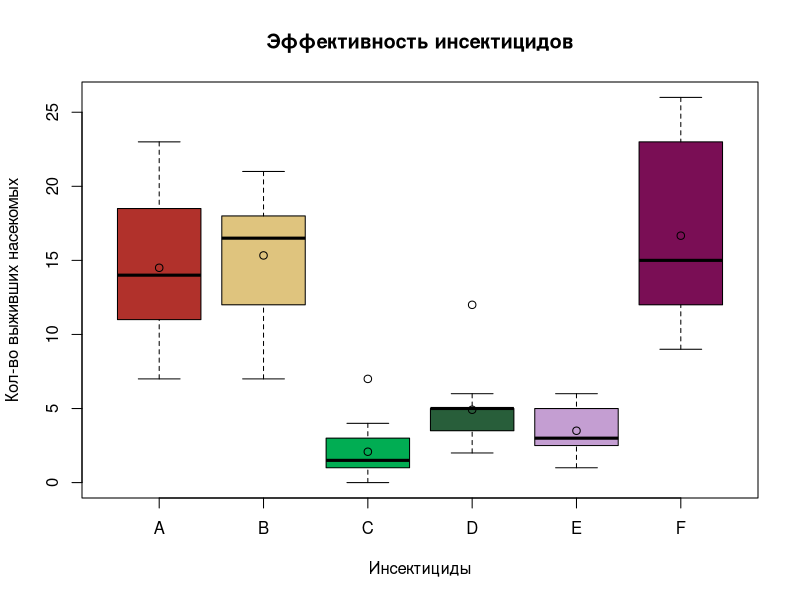
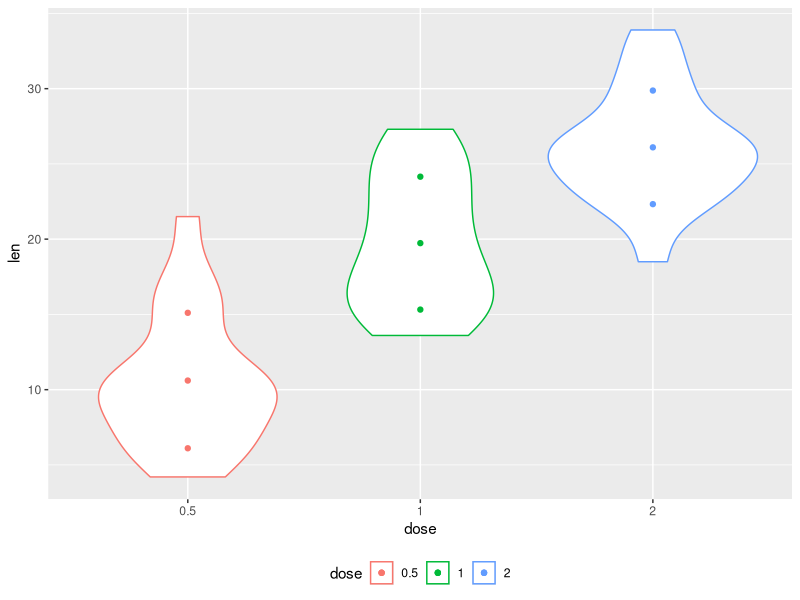
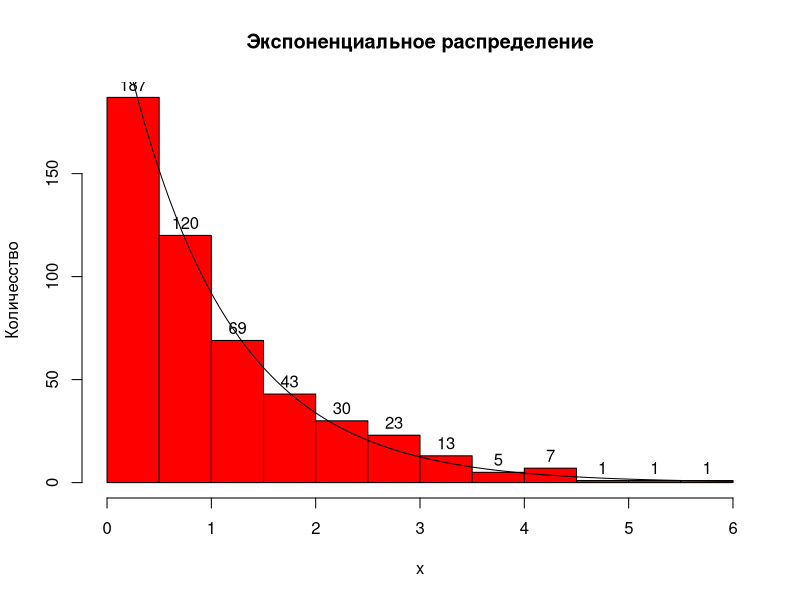
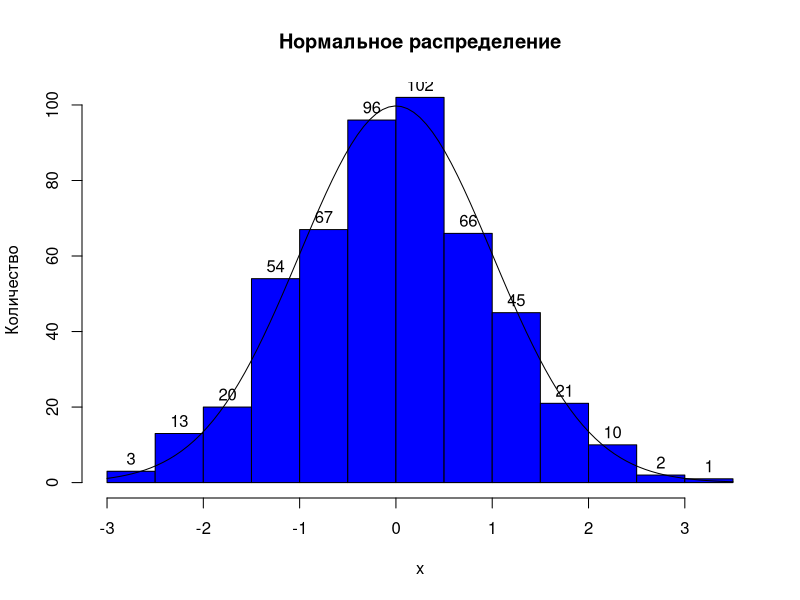
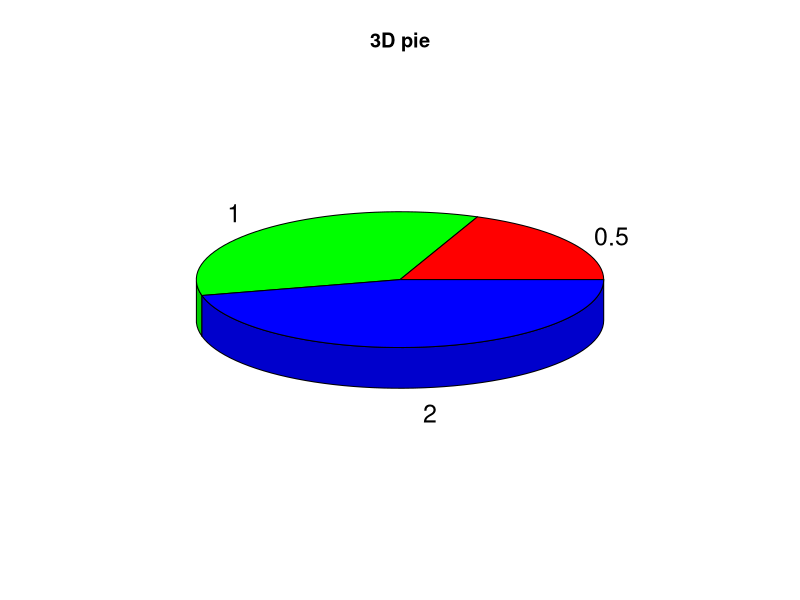

The R script that drew these images, in order:
#встроенный набор данных
data(InsectSprays)
force(InsectSprays)

#построение графика
boxplot(count~spray, xlab="Инсектициды", ylab="Кол-во выживших насекомых",
        main="Эффективность инсектицидов", col=rgb(sample(0:255/255), 
        sample(0:255/255), sample(0:255/255)), data=InsectSprays)

#рассчет средних значений
medianValues<-lapply(unstack(InsectSprays), mean)

#добавление средних значений
points(c(1:length(medianValues)), medianValues)

#встроенный набор данных и подключение пакета
data(ToothGrowth)
install.packages(ggplot2)
library(ggplot2)

#перевод в тип factor
ToothGrowth$dose<-as.factor(ToothGrowth$dose)

#нахождение среднего значения и отклонения
dev<-aggregate(len~dose, ToothGrowth, sd)
medium<-aggregate(len~dose, ToothGrowth, mean)$len

#построение графика
ggplot(ToothGrowth, aes(x=dose, y=len, color=dose))+
  geom_violin()+
  theme(legend.position="bottom")+
  geom_point(data=dev, aes(dose, medium))+
  geom_point(data=dev, aes(dose, medium + len))+
  geom_point(data=dev, aes(dose, medium - len))

#эскпоненциальное распределение
exp<-rexp(500)
hist(exp, main="Экспоненциальное распределение", xlab="x",
     ylab="Количесство", col="red", labels=TRUE)
curve(dexp(x)*250, add=T)

#нормальное распределение
norm<-rnorm(500)
hist(norm, main="Нормальное распределение", xlab="x",
     ylab="Количество", col="blue", labels=TRUE)
curve(dnorm(x)*250, add=T)

#3d pie
install.packages("plotrix")
library(plotrix)
data<-c(sum(ToothGrowth$len[ToothGrowth$dose==0.5]), 
        sum(ToothGrowth$len[ToothGrowth$dose==1]),
        sum(ToothGrowth$len[ToothGrowth$dose==2]))
pie3D(data, labels=c("0.5", "1", "2"), main="3D pie")
